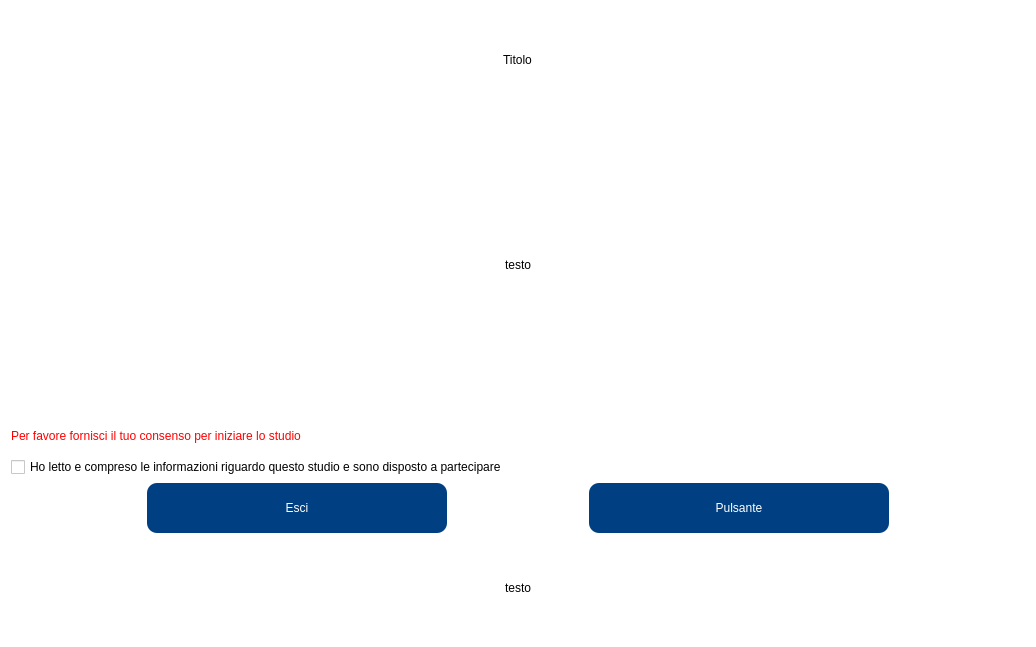
<?xml version="1.0" encoding="UTF-8"?>
<ui version="4.0">
 <class>VideoSelectionPage1</class>
 <widget class="QWidget" name="VideoSelectionPage1">
  <property name="geometry">
   <rect>
    <x>0</x>
    <y>0</y>
    <width>1036</width>
    <height>647</height>
   </rect>
  </property>
  <property name="windowTitle">
   <string>Form</string>
  </property>
  <property name="styleSheet">
   <string notr="true">background-color: rgb(255, 255, 255);</string>
  </property>
  <layout class="QVBoxLayout" name="verticalLayout">
   <item alignment="Qt::AlignHCenter">
    <widget class="QLabel" name="title">
     <property name="styleSheet">
      <string notr="true">font: 38pt &quot;Rubik Light&quot;;
background-color: rgba(255, 255, 255, 0);</string>
     </property>
     <property name="text">
      <string>Titolo</string>
     </property>
    </widget>
   </item>
   <item>
    <widget class="QLabel" name="text">
     <property name="minimumSize">
      <size>
       <width>0</width>
       <height>300</height>
      </size>
     </property>
     <property name="styleSheet">
      <string notr="true">font: 18pt &quot;Rubik Light&quot;;
background-color: rgba(255, 255, 255, 0);</string>
     </property>
     <property name="text">
      <string>testo</string>
     </property>
     <property name="alignment">
      <set>Qt::AlignCenter</set>
     </property>
    </widget>
   </item>
   <item>
    <widget class="QLabel" name="error_text">
     <property name="maximumSize">
      <size>
       <width>16777215</width>
       <height>30</height>
      </size>
     </property>
     <property name="styleSheet">
      <string notr="true">font: 11pt &quot;Rubik Light&quot;;
background-color: rgba(255, 255, 255, 0);
color: rgb(255,0,0);</string>
     </property>
     <property name="text">
      <string>Per favore fornisci il tuo consenso per iniziare lo studio</string>
     </property>
    </widget>
   </item>
   <item>
    <widget class="QCheckBox" name="checkbox">
     <property name="styleSheet">
      <string notr="true">font: 14pt &quot;Rubik Light&quot;;</string>
     </property>
     <property name="text">
      <string>Ho letto e compreso le informazioni riguardo questo studio e sono disposto a partecipare</string>
     </property>
    </widget>
   </item>
   <item>
    <layout class="QHBoxLayout" name="horizontalLayout">
     <item>
      <widget class="QPushButton" name="exit_button">
       <property name="minimumSize">
        <size>
         <width>300</width>
         <height>50</height>
        </size>
       </property>
       <property name="maximumSize">
        <size>
         <width>300</width>
         <height>16777215</height>
        </size>
       </property>
       <property name="styleSheet">
        <string notr="true">border-radius: 10px;
font: 15pt &quot;Rubik Light&quot;;
color: rgb(255,255,255);
background-color: rgb(0, 64, 130);</string>
       </property>
       <property name="text">
        <string>Esci</string>
       </property>
      </widget>
     </item>
     <item>
      <widget class="QPushButton" name="ready_button">
       <property name="minimumSize">
        <size>
         <width>300</width>
         <height>50</height>
        </size>
       </property>
       <property name="maximumSize">
        <size>
         <width>300</width>
         <height>16777215</height>
        </size>
       </property>
       <property name="styleSheet">
        <string notr="true">border-radius: 10px;
font: 15pt &quot;Rubik Light&quot;;
color: rgb(255,255,255);
background-color: rgb(0, 64, 130);</string>
       </property>
       <property name="text">
        <string>Pulsante</string>
       </property>
      </widget>
     </item>
    </layout>
   </item>
   <item>
    <widget class="QLabel" name="bottom_text">
     <property name="minimumSize">
      <size>
       <width>0</width>
       <height>0</height>
      </size>
     </property>
     <property name="styleSheet">
      <string notr="true">font: 15pt &quot;Rubik Light&quot;;
background-color: rgba(255, 255, 255, 0);</string>
     </property>
     <property name="text">
      <string>testo</string>
     </property>
     <property name="alignment">
      <set>Qt::AlignCenter</set>
     </property>
    </widget>
   </item>
  </layout>
 </widget>
 <resources/>
 <connections/>
</ui>
